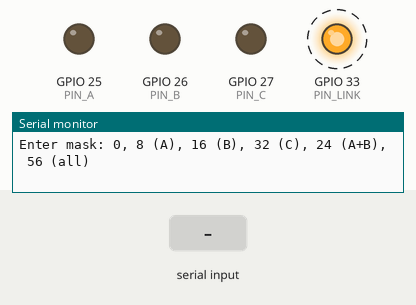
A sketch run on a simulated ESP32. On the bench: output pins drawn as LEDs (lit = HIGH), the last lines printed to the serial monitor. Dashed ring = blinking. Inputs (shaded band) come from the test bench.

Above: at 1.5 s.
1.6 s: "90\n" received over Serial
At 3.8 s:
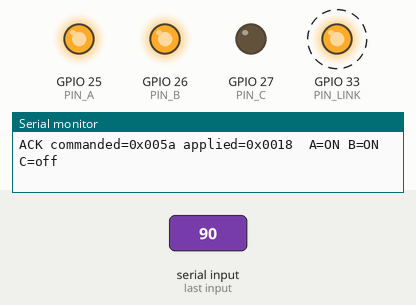
4.6 s: "200\n" received over Serial
At 5.8 s:
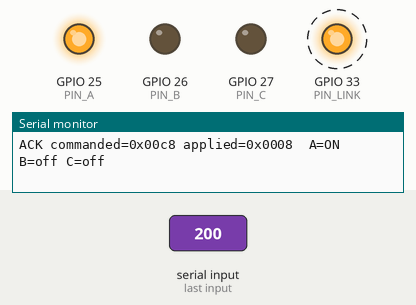
Timing chart, 0 to 15.5 s (numbered marks = the images above; inputs shaded):
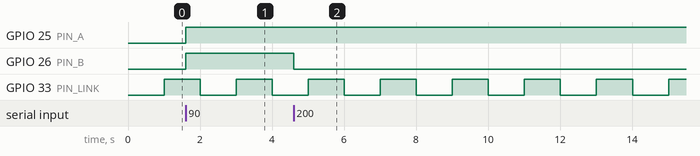

The sketch:

BoardB_FixtureTest.ino
```cpp
// Board B (output station) Phase 2 indicator test.
// Type a commanded mask on Serial (decimal or 0x hex), e.g. 0, 8, 16, 32, 24, 56.
// Classroom LEDs show only the projected bits: applied = mask & 0x0038.
// Bit 3 = Lab A, bit 4 = Lab B, bit 5 = Lab C (full-catalog positions).
// Pins are a proposal; confirm against your board before wiring.

const uint8_t PIN_A = 25, PIN_B = 26, PIN_C = 27, PIN_LINK = 33;
const uint16_t FULL_MASK = 0x01FF, ROOM_MASK = 0x0038;

uint16_t applied = 0;

void applyMask(uint16_t commanded) {
  applied = commanded & ROOM_MASK;
  digitalWrite(PIN_A, (applied >> 3) & 1);
  digitalWrite(PIN_B, (applied >> 4) & 1);
  digitalWrite(PIN_C, (applied >> 5) & 1);
  Serial.printf("ACK commanded=0x%04x applied=0x%04x  A=%s B=%s C=%s\n", commanded, applied,
                (applied & 0x08) ? "ON" : "off", (applied & 0x10) ? "ON" : "off",
                (applied & 0x20) ? "ON" : "off");
}

void setup() {
  Serial.begin(115200);
  for (uint8_t p : {PIN_A, PIN_B, PIN_C, PIN_LINK}) { pinMode(p, OUTPUT); digitalWrite(p, LOW); }
  delay(300);
  Serial.println("\nBoard B fixture test booted, all classroom outputs OFF");
  Serial.println("Enter mask: 0, 8 (A), 16 (B), 32 (C), 24 (A+B), 56 (all)");
}

void loop() {
  static unsigned long lastBlink = 0;
  if (millis() - lastBlink > 1000) {  // link LED slow blink = alive, test mode
    lastBlink = millis();
    digitalWrite(PIN_LINK, !digitalRead(PIN_LINK));
  }
  if (Serial.available()) {
    String s = Serial.readStringUntil('\n');
    s.trim();
    if (s.length() == 0) return;
    char *end;
    long v = strtol(s.c_str(), &end, 0);
    if (*end != '\0' || v < 0 || v > FULL_MASK) {
      Serial.printf("REJECT '%s' (want 0..0x01ff), outputs unchanged\n", s.c_str());
      return;
    }
    applyMask((uint16_t)v);
  }
}
```

Measured:
- after the input at 1.6 s, GPIO 25 (PIN_A), GPIO 26 (PIN_B): LOW → HIGH at once
- after the input at 4.6 s, GPIO 26 (PIN_B): HIGH → LOW at once
- by itself, GPIO 33 (PIN_LINK): alternates HIGH for 1.0 s and LOW for 1.0 s
